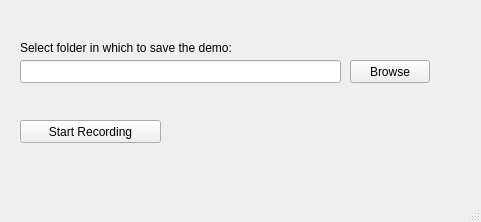
<?xml version="1.0" encoding="UTF-8"?>
<ui version="4.0">
 <class>MainWindow</class>
 <widget class="QMainWindow" name="MainWindow">
  <property name="geometry">
   <rect>
    <x>0</x>
    <y>0</y>
    <width>481</width>
    <height>222</height>
   </rect>
  </property>
  <property name="windowTitle">
   <string>MainWindow</string>
  </property>
  <widget class="QWidget" name="centralwidget">
   <widget class="QPushButton" name="startRecord">
    <property name="geometry">
     <rect>
      <x>20</x>
      <y>120</y>
      <width>141</width>
      <height>23</height>
     </rect>
    </property>
    <property name="text">
     <string>Start Recording</string>
    </property>
   </widget>
   <widget class="QLineEdit" name="folder_to_save">
    <property name="geometry">
     <rect>
      <x>20</x>
      <y>60</y>
      <width>321</width>
      <height>23</height>
     </rect>
    </property>
   </widget>
   <widget class="QPushButton" name="browse_push_button">
    <property name="geometry">
     <rect>
      <x>350</x>
      <y>60</y>
      <width>80</width>
      <height>23</height>
     </rect>
    </property>
    <property name="text">
     <string>Browse</string>
    </property>
   </widget>
   <widget class="QLabel" name="label">
    <property name="geometry">
     <rect>
      <x>20</x>
      <y>40</y>
      <width>321</width>
      <height>16</height>
     </rect>
    </property>
    <property name="text">
     <string>Select folder in which to save the demo:</string>
    </property>
   </widget>
  </widget>
  <widget class="QMenuBar" name="menubar">
   <property name="geometry">
    <rect>
     <x>0</x>
     <y>0</y>
     <width>481</width>
     <height>20</height>
    </rect>
   </property>
  </widget>
  <widget class="QStatusBar" name="statusbar"/>
 </widget>
 <resources/>
 <connections/>
</ui>
